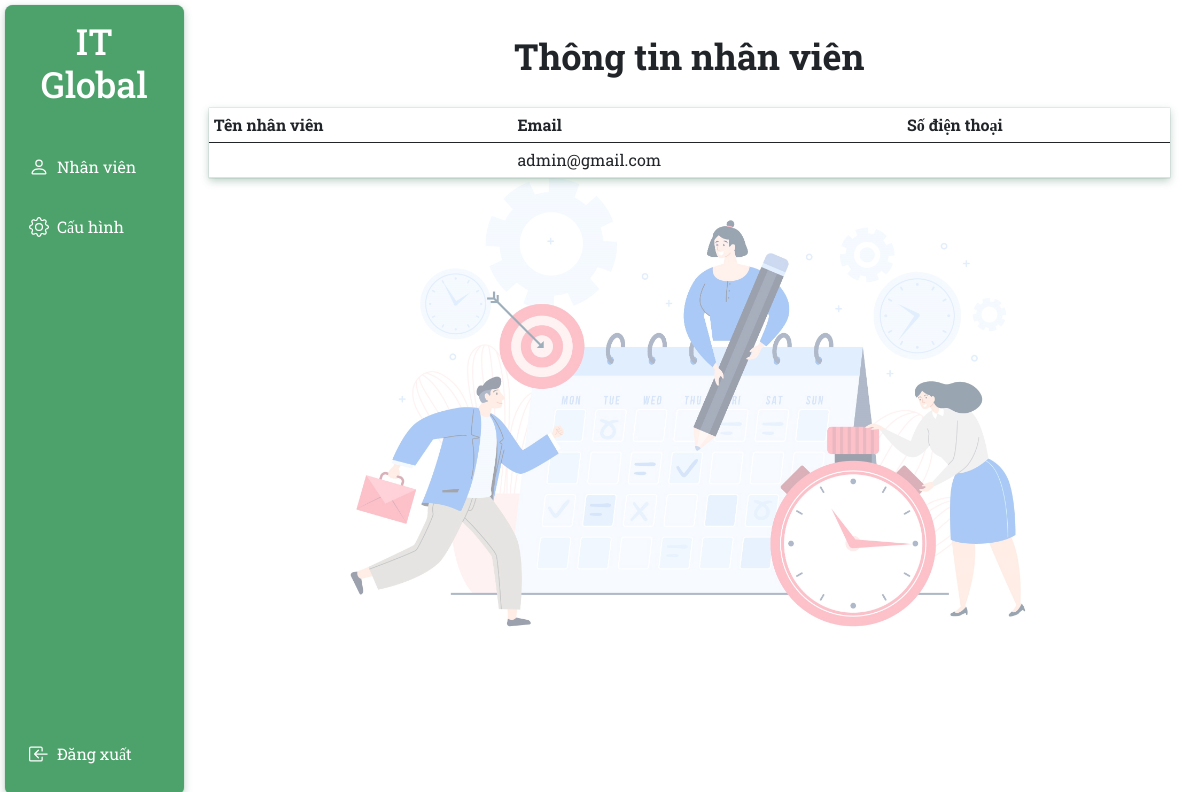
/staff/ (signed in), run on an earlier commit of the app's database.
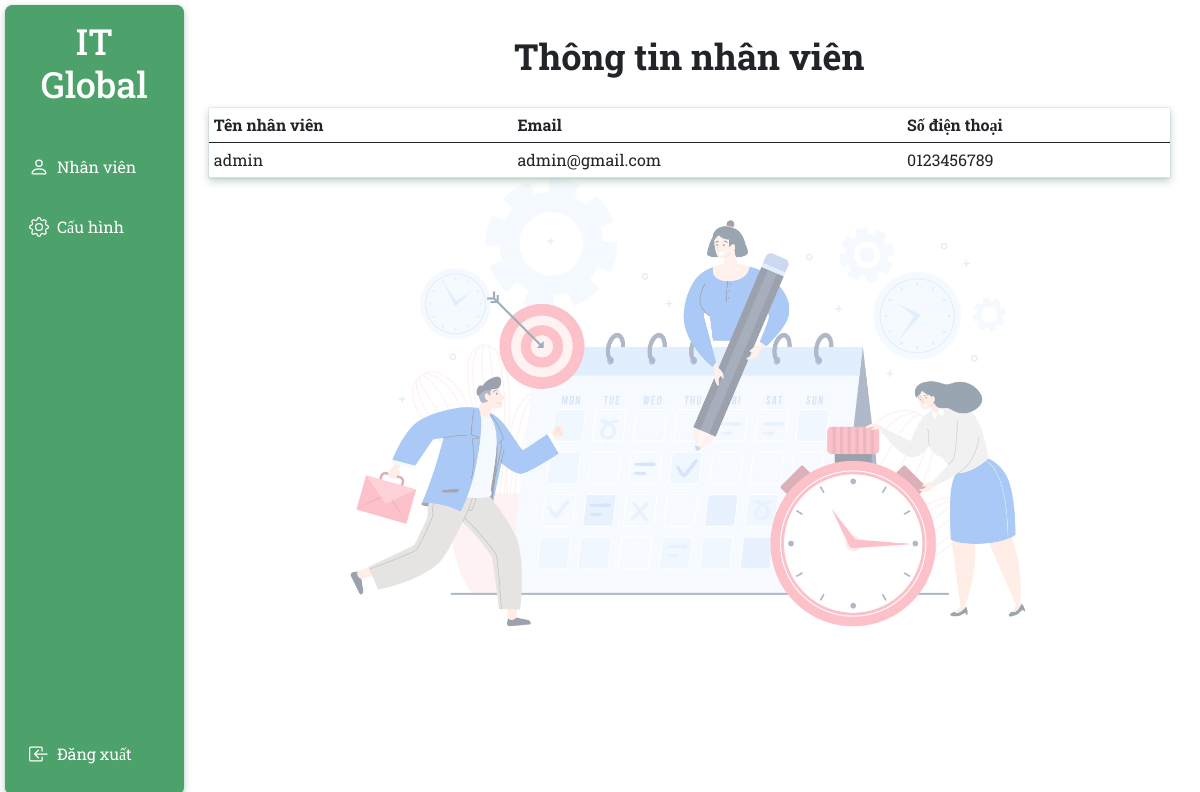
And on a later commit of the database.
### main/models.py (models this page shows, shortened)
class User(AbstractBaseUser, PermissionsMixin):
    email = models.EmailField(unique=True)
    name = models.CharField(max_length=255)
    tel = models.CharField(max_length=10)
    image = models.ImageField(upload_to='images/user')
    is_active = models.BooleanField(default=True)
    is_staff = models.BooleanField(default=False)
    is_superuser = models.BooleanField(default=False)
    date_joined = models.DateTimeField(default=timezone.now)
    last_login = models.DateTimeField(blank=True, null=True)
    objects = CustomUserManager()
    USERNAME_FIELD = 'email'
    EMAIL_FIELD = 'email'
    REQUIRED_FIELDS = []
    class Meta:
        verbose_name = 'User'
        verbose_name_plural = 'User'

### main/views.py (the view)
# urls.py: path('staff/', views.staff, name='staff'),
def staff(request):
    return render(request, './staff/staff.html')

### main/templates/staff/staff.html
{% extends 'partials/base.html' %}
{% block main-heading %}
    Thông tin nhân viên
{% endblock %}
{% block sidebar %}
    {% include 'partials/sidebar.html' %}
{% endblock %}
{% block main %}
    <table class="table table-hover mt-5">
        <thead>
        <tr>
            <th scope="col">Tên nhân viên</th>
            <th scope="col">Email</th>
            <th scope="col">Số điện thoại</th>
        </tr>
        </thead>
        <tbody>
        <tr>
            <td>{{ user.name }}</td>
            <td>{{ user.email }}</td>
            <td>{{ user.tel }}</td>
        </tr>
        </tbody>
    </table>
{% endblock %}

### main/templates/partials/base.html (shortened to what this page needs)
<!doctype html>
<html lang="en">
{% include "partials/header.html" %}
<body>
<div class="wrapper d-flex p-2">
    {% block sidebar %}{% endblock %}
    <div class="main">
        <h1 class="mt-5 text-center fw-bold">{% block main-heading %}{% endblock %}</h1>
        {% block main %}{% endblock %}
    </div>
</div>
{% load static %}
</body>
</html>

### main/templates/partials/header.html (shortened to what this page needs)
<head>
    <link href="https://cdn.jsdelivr.net/npm/bootstrap@5.0.2/dist/css/bootstrap.min.css" rel="stylesheet"
>
    {% load static %}
    <link rel="stylesheet" type="text/css" href="{% static 'css/base.css' %}">
    <link rel="stylesheet" type="text/css" href="{% static 'css/staff.css' %}">
    <link rel="stylesheet" type="text/css" href="{% static 'css/sign-in-up.css' %}">
    <link rel="stylesheet" type="text/css" href="{% static 'css/timesheets.css' %}">
    <link rel="stylesheet" type="text/css" href="{% static 'css/statistic.css' %}">
    <link rel="stylesheet" type="text/css" href="{% static 'css/config.css' %}">
    <link
            rel="stylesheet"
            href="https://cdnjs.cloudflare.com/ajax/libs/bootstrap-datepicker/1.9.0/css/bootstrap-datepicker.min.css"
    />
</head>

### main/templates/partials/sidebar.html (shortened to what this page needs)
<div class="side">
    <div class="company mb-4 p-4">
        {% if user.is_superuser %}
            <a href="{% url 'admin_home' %}">
                <h1 class="text-white text-center">IT Global</h1>
            </a>
        {% else %}
            <a href="{% url 'home' %}">
                <h1 class="text-white text-center">IT Global</h1>
            </a>
        {% endif %}
    </div>
    <div class="nav d-block">
        {% if user.is_authenticated %}
            {% url 'manage_staff' as manage_staff %}
            {% url 'config' as config %}
            {% if user.is_superuser %}
                <a class="nav-item {% if request.path == manage_staff %} active {% endif %}"
                   href="{% url 'manage_staff' %}">
                    <svg xmlns="http://www.w3.org/2000/svg" width="20" height="20" fill="#fff"
                         class="bi bi-person {% if request.path == manage_staff %} active {% endif %}"
                         viewBox="0 0 16 16">
                        <path d="M8 8a3 3 0 1 0 0-6 3 3 0 0 0 0 6Zm2-3a2 2 0 1 1-4 0 2 2 0 0 1 4 0Zm4 8c0 1-1 1-1 1H3s-1 0-1-1 1-4 6-4 6 3 6 4Zm-1-.004c-.001-.246-.154-.986-.832-1.664C11.516 10.68 10.289 10 8 10c-2.29 0-3.516.68-4.168 1.332-.678.678-.83 1.418-.832 1.664h10Z"/>
                    </svg>
                    <span class="{% if request.path == manage_staff %} active {% endif %}">Nhân viên</span>
                </a>
                <a class="nav-item {% if request.path == config %} active {% endif %}"
                   href="{% url 'config' %}">
                    <svg xmlns="http://www.w3.org/2000/svg" width="20" height="20" fill="#fff"
                         class="bi bi-gear {% if request.path == config %} active {% endif %}" viewBox="0 0 16 16">
                        <path d="M8 4.754a3.246 3.246 0 1 0 0 6.492 3.246 3.246 0 0 0 0-6.492zM5.754 8a2.246 2.246 0 1 1 4.492 0 2.246 2.246 0 0 1-4.492 0z"/>
                        <path d="M9.796 1.343c-.527-1.79-3.065-1.79-3.592 0l-.094.319a.873.873 0 0 1-1.255.52l-.292-.16c-1.64-.892-3.433.902-2.54 2.541l.159.292a.873.873 0 0 1-.52 1.255l-.319.094c-1.79.527-1.79 3.065 0 3.592l.319.094a.873.873 0 0 1 .52 1.255l-.16.292c-.892 1.64.901 3.434 2.541 2.54l.292-.159a.873.873 0 0 1 1.255.52l.094.319c.527 1.79 3.065 1.79 3.592 0l.094-.319a.873.873 0 0 1 1.255-.52l.292.16c1.64.893 3.434-.902 2.54-2.541l-.159-.292a.873.873 0 0 1 .52-1.255l.319-.094c1.79-.527 1.79-3.065 0-3.592l-.319-.094a.873.873 0 0 1-.52-1.255l.16-.292c.893-1.64-.902-3.433-2.541-2.54l-.292.159a.873.873 0 0 1-1.255-.52l-.094-.319zm-2.633.283c.246-.835 1.428-.835 1.674 0l.094.319a1.873 1.873 0 0 0 2.693 1.115l.291-.16c.764-.415 1.6.42 1.184 1.185l-.159.292a1.873 1.873 0 0 0 1.116 2.692l.318.094c.835.246.835 1.428 0 1.674l-.319.094a1.873 1.873 0 0 0-1.115 2.693l.16.291c.415.764-.42 1.6-1.185 1.184l-.291-.159a1.873 1.873 0 0 0-2.693 1.116l-.094.318c-.246.835-1.428.835-1.674 0l-.094-.319a1.873 1.873 0 0 0-2.692-1.115l-.292.16c-.764.415-1.6-.42-1.184-1.185l.159-.291A1.873 1.873 0 0 0 1.945 8.93l-.319-.094c-.835-.246-.835-1.428 0-1.674l.319-.094A1.873 1.873 0 0 0 3.06 4.377l-.16-.292c-.415-.764.42-1.6 1.185-1.184l.292.159a1.873 1.873 0 0 0 2.692-1.115l.094-.319z"/>
                    </svg>
                    <span class="{% if request.path == config %} active {% endif %}">Cấu hình</span>
                </a>
            {% endif %}
            <a class="nav-item logout mb-4" href="{% url 'sign_out' %}">
                <span>Đăng xuất</span>
            </a>
        {% endif %}
    </div>
</div>

### main/static/css/base.css (style rules this page uses)
* { margin: 0; padding: 0; box-sizing: border-box; user-select: none; font-family: 'Roboto Slab', serif; }
html { font-size: 62.5%; }
h1 { font-size: 3.6rem; }
.wrapper { min-height: 100vh; }
.side { position: relative; width: 15%; background: #4da16a; border-radius: 8px; box-shadow: 0 0 1px rgba(39, 103, 73, 0.5), 0 3px 8px rgba(39, 103, 73, 0.3) !important; }
.side .nav-item { position: relative; display: flex; justify-content: flex-start; align-items: center; margin: 8px; padding: 16px; border-radius: 4px; text-decoration: none; }
a { text-decoration: none; }
.side .nav-item span { position: absolute; top: 50%; transform: translate(0, -50%); margin-left: 28px; font-size: 1.6rem; color: #fff; }
.main { position: relative; width: 85%; }
.side .logout { position: absolute; bottom: 0; left: 0; right: 0; }
.main::before { content: ''; background: url("../../../media/images/background/background.jpg") no-repeat center; position: absolute; background-size: 70%; top: 0; left: 0; bottom: 0; right: 0; z-index: -1; opacity: 0.4; }

### main/static/css/staff.css (style rules this page uses)
.main table { margin: auto; width: 95%; font-size: 1.6rem; box-shadow: 0px 0px 1px rgba(39, 103, 73, 0.5), 0px 3px 8px rgba(39, 103, 73, 0.3) !important; }

What changed in the data, as far as the page shows it:
changed User "admin@gmail.com": name (not shown) → "admin"; tel (not shown) → "0123456789"
